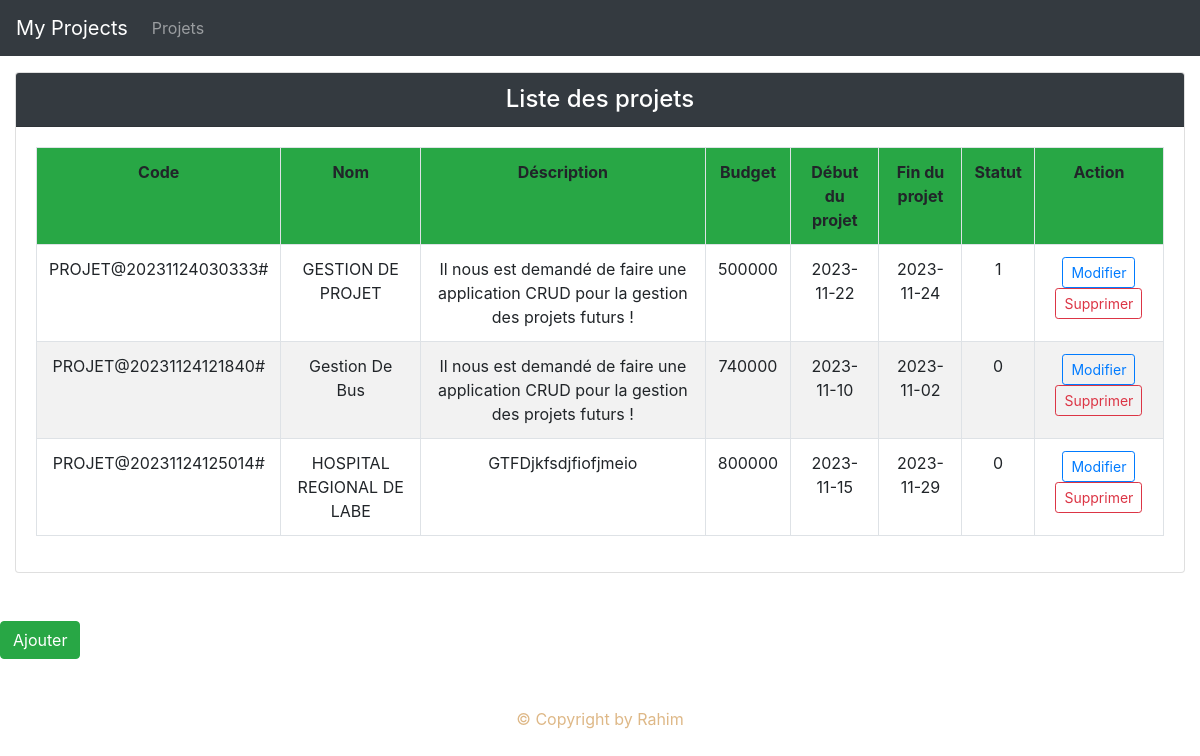
/?page=ListesProjets, run on the app's committed database.
### tables this page shows
CREATE TABLE `projets` (
  `id` int(11) NOT NULL,
  `code` varchar(255) NOT NULL,
  `nom` varchar(100) NOT NULL,
  `description` varchar(1000) NOT NULL,
  `budget` int(8) NOT NULL,
  `date_debut` date NOT NULL,
  `date_fin` date NOT NULL,
  `statut` tinyint(1) NOT NULL
);

### bd/projet_db.php (called while the page is built, shortened)
<?php
    function getProjet (){
        global $db;
        $sql = "SELECT * FROM projets ";
        return $db->query($sql)->fetchAll(2);
    }

### view/ListesProjets.php (the view)
<?php
    $projet = getProjet ();
?>
<div class="container-fluid spacer" style ="text-align: center;">
    <div class="card mt-3">
        <div class="card-header bg-dark h4">
            <div style="text-align: center; color: white">Liste des projets </div>
        </div>
        <div class="card-body ">
            <table class="center table table-bordered table-striped">
                <tr class ="bg-success">
                    <th>Code</th>
                    <th>Nom</th>
                    <th>Déscription</th>
                    <th>Budget</th>
                    <th>Début du projet</th>
                    <th>Fin du projet</th>
                    <th>Statut</th>
                    <th colspan="3">Action</th>
                </tr>
                <?php foreach($projet as $p){ ?>
                <tr>
                    <td><?= strtoupper($p['code']) ?></td>
                    <td><?= ucwords($p['nom'] )?></td>
                    <td><?= $p['description'] ?></td>
                    <td><?= $p['budget'] ?></td>
                    <td><?= $p['date_debut'] ?></td>
                    <td><?= $p['date_fin'] ?></td>
                    <td><?= $p['statut'] ?></td>
                    <td>
                        <a href="?page=editprojet&idprojet=<?= $p['id'] ?>" class="btn btn-outline-primary btn-sm">Modifier</a>
                        <a href="?page=deleteprojet&idprojet=<?= $p['id']?>" class="btn btn-outline-danger btn-sm">Supprimer</a>
                    </td>
                </tr>
                <?php } ?>
            </table>
        </div>
    </div><br>
</div><br>
<a href="?page=addprojet" class="btn btn-success">Ajouter</a>

### index.php (shortened to what this page needs)
<?php
    require_once '<bd/connexion.php';
    require_once 'bd/projet_db.php';
?>
<!DOCTYPE html>
<html lang="en">
<head>
    <link rel="stylesheet" href="assets/css/bootstrap.min.css">
</head>
<body>
    <?php
        require_once 'layout/navbar.php';
        if (isset($_GET['page'])) {
            $page = $_GET['page'];
            $page .= '.php';
            $pages = scandir('view');
            if(in_array($page, $pages)){
                include_once 'view/'.$page;
            }else{
                echo "<div class='alert alert-danger'>Erreur</div>";
            }
        }else {
            echo "<div class='alert alert-success'>Bienvenue !</div>";
        }
        require_once 'layout/topbar.php';
    ?>
</body>
</html>

### layout/navbar.php
<nav class="navbar navbar-expand-lg navbar-dark bg-dark">
    <a href="#" class="navbar-brand">My Projects</a>
    <div class="navbar-nav">
        <a class="nav-item nav-link" href="?page=ListesProjets">Projets</a>
    </div>
</nav>

### layout/topbar.php
<?php
    echo "<div class='mt-5' style='color: burlywood;text-align: center'>
            &copy; Copyright by Rahim
    </div>";

### data on the page
projets: code "PROJET@20231124030333#", nom "GESTION DE PROJET", description "Il nous est demandé de faire une application CRUD pour la gestion des projets futurs !", budget "500000", date_debut "2023-11-22", date_fin "2023-11-24", statut "1"
projets: code "PROJET@20231124121840#", nom "Gestion De Bus", description "Il nous est demandé de faire une application CRUD pour la gestion des projets futurs !", budget "740000", date_debut "2023-11-10", date_fin "2023-11-02", statut "0"
projets: code "PROJET@20231124125014#", nom "HOSPITAL REGIONAL DE LABE", description "GTFDjkfsdjfiofjmeio", budget "800000", date_debut "2023-11-15", date_fin "2023-11-29", statut "0"
